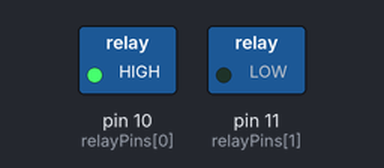
Simulated run of this sketch. Board: Arduino Uno, built with avr-gcc and run on an emulated ATmega328P. On the bench: switched loads named in the sketch (green lamp = pin HIGH).

Above: at 2.5 s.
At 7.5 s:
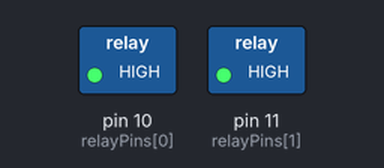
At 12.5 s:
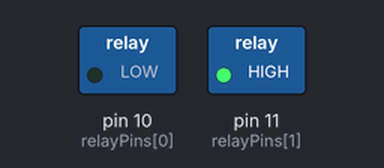
At 17.5 s:
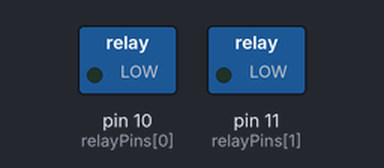
Timing chart, 0 to 26.0 s (numbered marks = the images above):
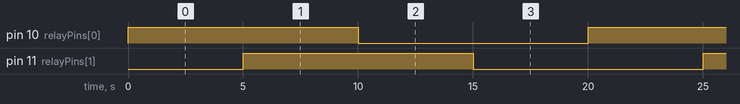

The sketch:

Test_Relays.ino
```cpp
int relayPins[] = {10, 11}; // define an array with the digital pins that the relays are connected to

void setup() {
  for (int i = 0; i < 2; i++) {
    pinMode(relayPins[i], OUTPUT); // set the digital pins as output pins
  }
}

void loop() {
  for (int i = 0; i < 2; i++) {
    digitalWrite(relayPins[i], HIGH); // turn on each relay in sequence
    delay(5000); // wait for 1 second
  }
  for (int i = 0; i < 2; i++) {
    digitalWrite(relayPins[i], LOW); // turn off each relay in sequence
    delay(5000); // wait for 1 second
  }
}
```

Measured:
- by itself, pin 10 (relayPins[0]), pin 11 (relayPins[1]): alternates HIGH for 10.0 s and LOW for 10.0 s
- by itself, everything shown: repeats every 20.0 s, in 4 steps
